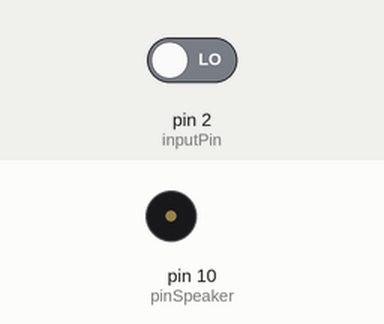
Recording of a sketch running on a simulated Arduino Uno, built with avr-gcc and run on an emulated ATmega328P. Shown: buzzer (waves = sounding, pin HIGH). Inputs (shaded band) come from the test bench; at power-on: pin 2 (inputPin) LOW.

Above: at 4.8 s.
4.9 s: pin 2 (inputPin) driven HIGH
At 6.5 s:
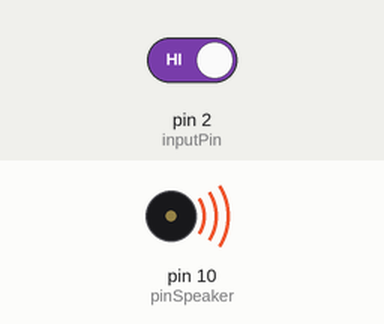
7.6 s: pin 2 (inputPin) driven LOW
At 9.3 s:
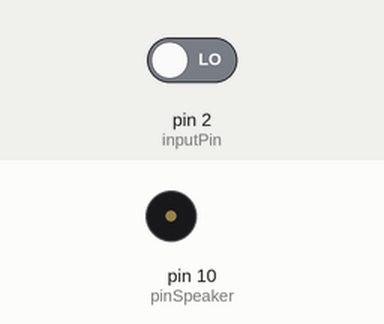
Timing chart, 0 to 10.8 s (numbered marks = the images above; inputs shaded):
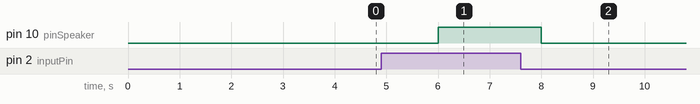

Measured:
- after the input at 4.9 s, pin 10 (pinSpeaker): LOW → HIGH after 1.1 s
- after the input at 7.6 s, pin 10 (pinSpeaker): HIGH → LOW after 0.40 s

The sketch:

code.ino
```cpp
int inputPin = 2;
int val = 0;
int pinSpeaker = 10;

void setup() {
pinMode(pinSpeaker, OUTPUT);
pinMode(inputPin, INPUT);
Serial.begin(9600);
}

void loop(){
val = digitalRead(inputPin);
if (val == HIGH) {
digitalWrite(pinSpeaker, HIGH);
delay(2000);

} else {
digitalWrite(pinSpeaker, LOW);
delay(2000);
}
}
```
